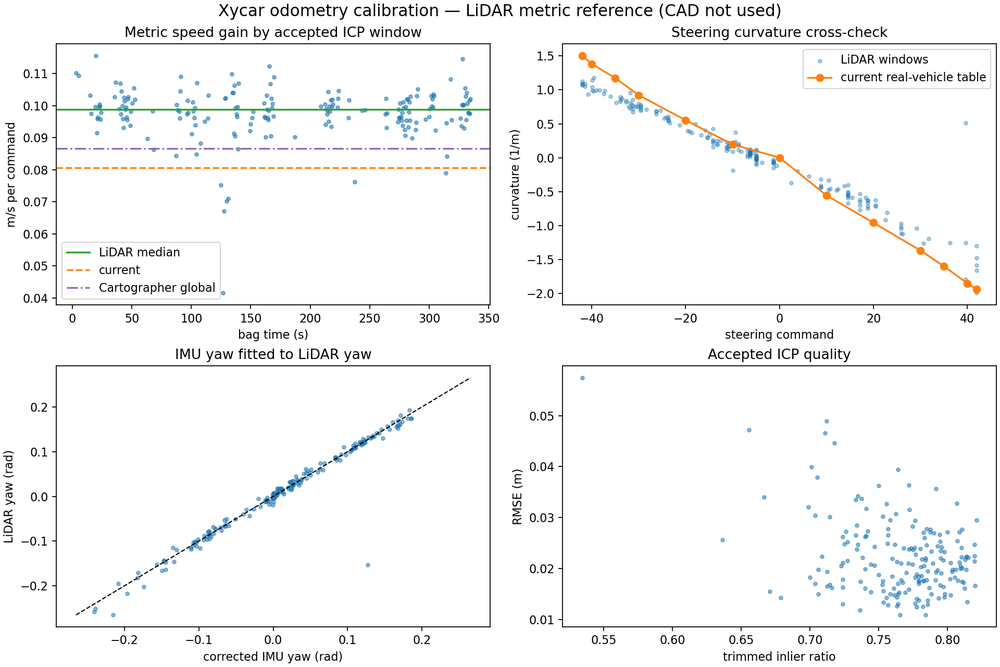
#> input picture data/odom_calibration/2026-07-24/calibration_report.png, 1000 x 667 px, shrunk from 1920 x 1280 before the run; its folder holds only this picture in this run
$ python calibrate_fisheye.py --image_dir ../../../../../../data/odom_calibration/2026-07-24 --output_yaml out.png
#> lines starting #> are read from the running program, lines starting #| are printed output that depends on the picture
#!/usr/bin/env python3

import argparse
import glob
import os

import cv2
import numpy as np
import yaml


def detect_corners(gray, pattern_size):
    flags = (
        cv2.CALIB_CB_ADAPTIVE_THRESH |
        cv2.CALIB_CB_NORMALIZE_IMAGE
    )

    found, corners = cv2.findChessboardCorners(gray, pattern_size, flags)

    if not found:
        return False, None

    criteria = (
        cv2.TERM_CRITERIA_EPS + cv2.TERM_CRITERIA_MAX_ITER,
        30,
        1e-3
    )

    corners = cv2.cornerSubPix(
        gray,
        corners,
        winSize=(11, 11),
        zeroZone=(-1, -1),
        criteria=criteria
    )

    return True, corners


def main():
    parser = argparse.ArgumentParser()
    parser.add_argument('--image_dir', required=True)
    parser.add_argument('--output_yaml', required=True)
    parser.add_argument('--board_cols', type=int, default=8)
    parser.add_argument('--board_rows', type=int, default=9)
    parser.add_argument('--square_size', type=float, default=0.07)
    parser.add_argument('--camera_name', default='wide_camera')
    args = parser.parse_args()

    pattern_size = (args.board_cols, args.board_rows)

    image_paths = sorted(glob.glob(os.path.join(args.image_dir, '*.png')))
    if not image_paths:
        raise RuntimeError(f'No PNG images found in {args.image_dir}')

    objp = np.zeros((1, args.board_cols * args.board_rows, 3), np.float64)
    grid = np.mgrid[0:args.board_cols, 0:args.board_rows].T.reshape(-1, 2)
    objp[0, :, :2] = grid * args.square_size

    objpoints = []
    imgpoints = []

    image_size = None
    used = 0
    failed = 0

    for path in image_paths:
        img = cv2.imread(path, cv2.IMREAD_COLOR)
#> img is the input picture: shape (667, 1000, 3); mean B, G, R 246.7, 246.6, 246.1
        if img is None:
            failed += 1
            print(f'[FAIL] read: {path}')
            continue

        gray = cv2.cvtColor(img, cv2.COLOR_BGR2GRAY)
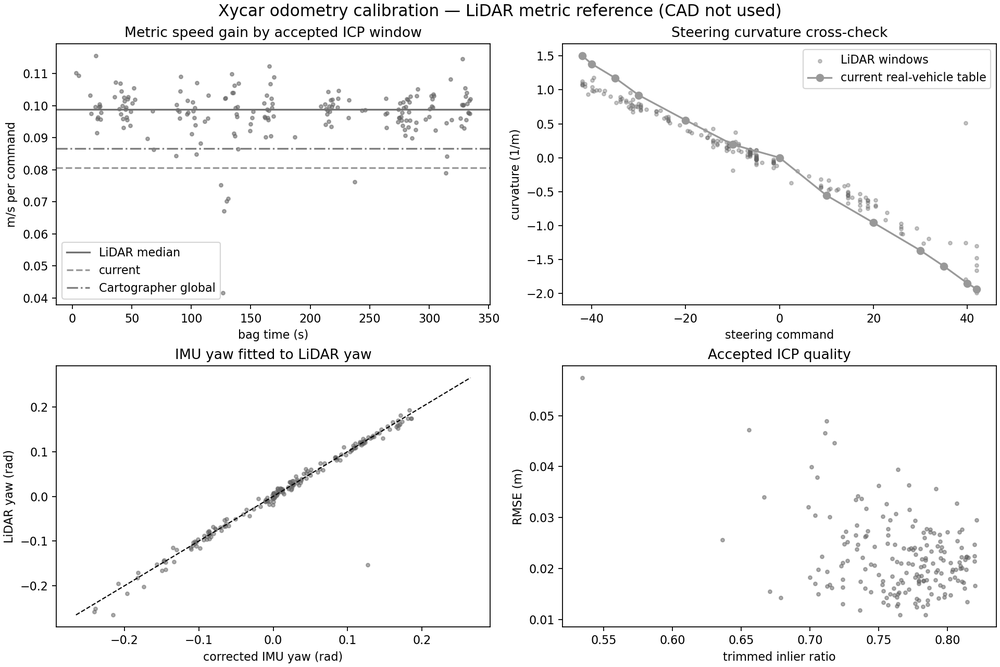
#> gray: shape (667, 1000); min 0, max 255, mean 246.5

        if image_size is None:
            image_size = gray.shape[::-1]
#> image_size = (1000, 667)
        elif image_size != gray.shape[::-1]:
            raise RuntimeError(f'Image size mismatch: {path}, {gray.shape[::-1]} != {image_size}')

        found, corners = detect_corners(gray, pattern_size)
#> in detect_corners, `found, corners = cv2.findChessboardCorners(gray, pattern_size, flags)`: found = False; corners = None
#> found = False

        if found:
            objpoints.append(objp.copy())
            imgpoints.append(corners.astype(np.float64))
            used += 1
            print(f'[OK] {path}')
        else:
            failed += 1
            print(f'[FAIL] corners: {path}')

    if used < 15:
#> (the run stopped early here; a loop or call above may not have finished)
